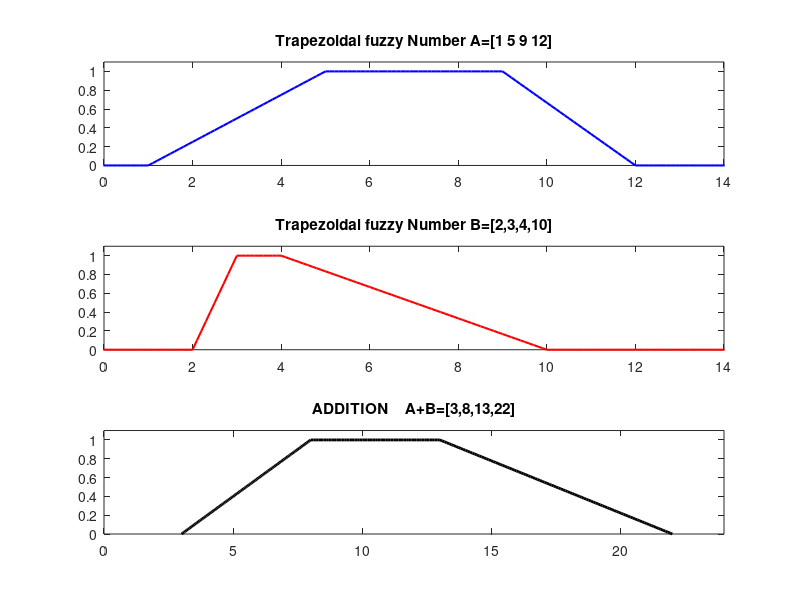

Write the MATLAB code that produced this figure.
clear
clc
%  Shahab Sotudian--94125091
% Trapezoidal  Number Operations
% Trapezoidal fuzzy Number A
a1=1;
a2=5;
a3=9;
a4=12;
% Trapezoidal fuzzy Number B
b1=2;
b2=3;
b3=4;
b4=10;
alfa=0;
y=[];
l = -5:0.1:15;
% alfa cut
A=[((a2-a1)*alfa+a1),(-(a4-a3)*alfa+a4)];
B=[((b2-b1)*alfa+b1),(-(b4-b3)*alfa+b4)];

% Addition
for i=1:1:101
    alfa=(i-1)/100;
   y(i)=alfa;
s1(i)=((a2-a1)*alfa+a1)+((b2-b1)*alfa+b1);
s2(i)=(-(a4-a3)*alfa+a4)+(-(b4-b3)*alfa+b4);


end



       subplot(311)
h1=trapmf(l,[1 5 9 12]);
plot(l,h1,'b','linewidth',1.5)
title('Trapezoidal fuzzy Number A=[1 5 9 12]')
axis([0,14,0,1.1])
       subplot(312)
h2=trapmf(l,[2,3,4,10]);
plot(l,h2,'r','linewidth',1.5)
title('Trapezoidal fuzzy Number B=[2,3,4,10]')
axis([0,14,0,1.1])

      subplot(313)
plot(s1,y,'k','linewidth',2)
hold on
plot(s2,y,'k','linewidth',2)
hold on
s3=s1(101):0.1:s2(101);
p=ones([size(s3),1]);
plot(s3,p,'k','linewidth',2)
axis([0,24,0,1.1])
title('ADDITION    A+B=[3,8,13,22]')
